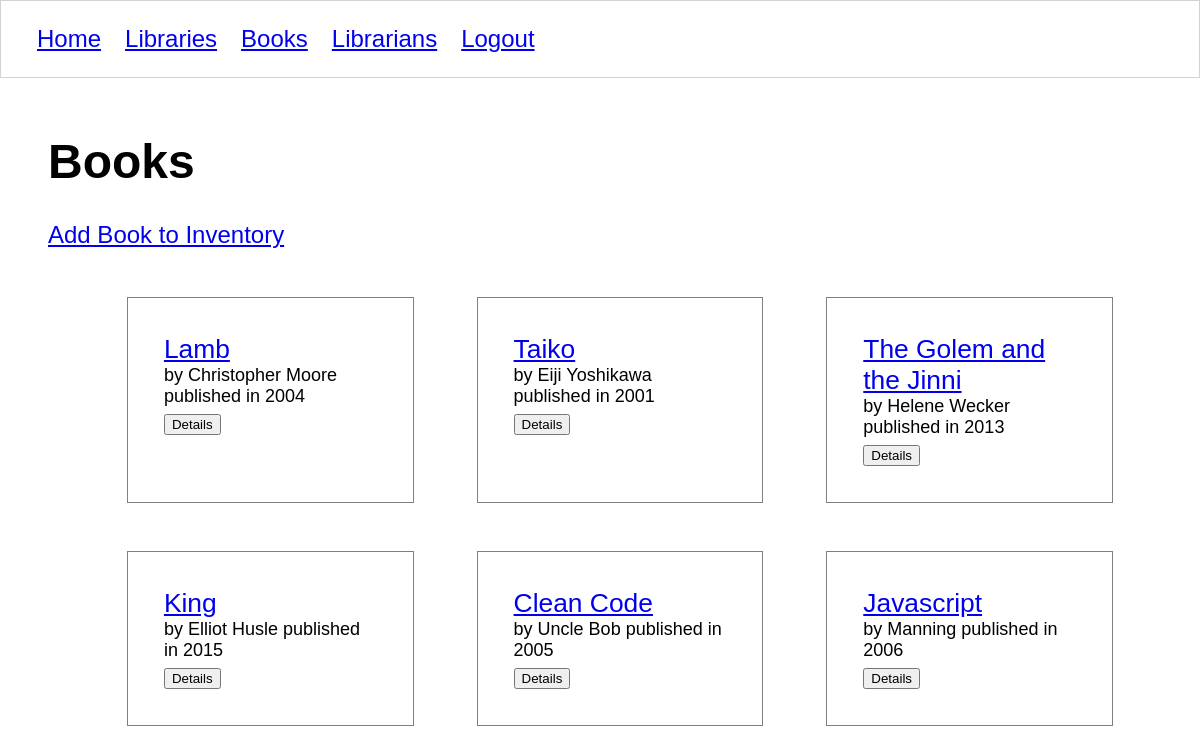
Before: /books/ (signed in) with the older database file.
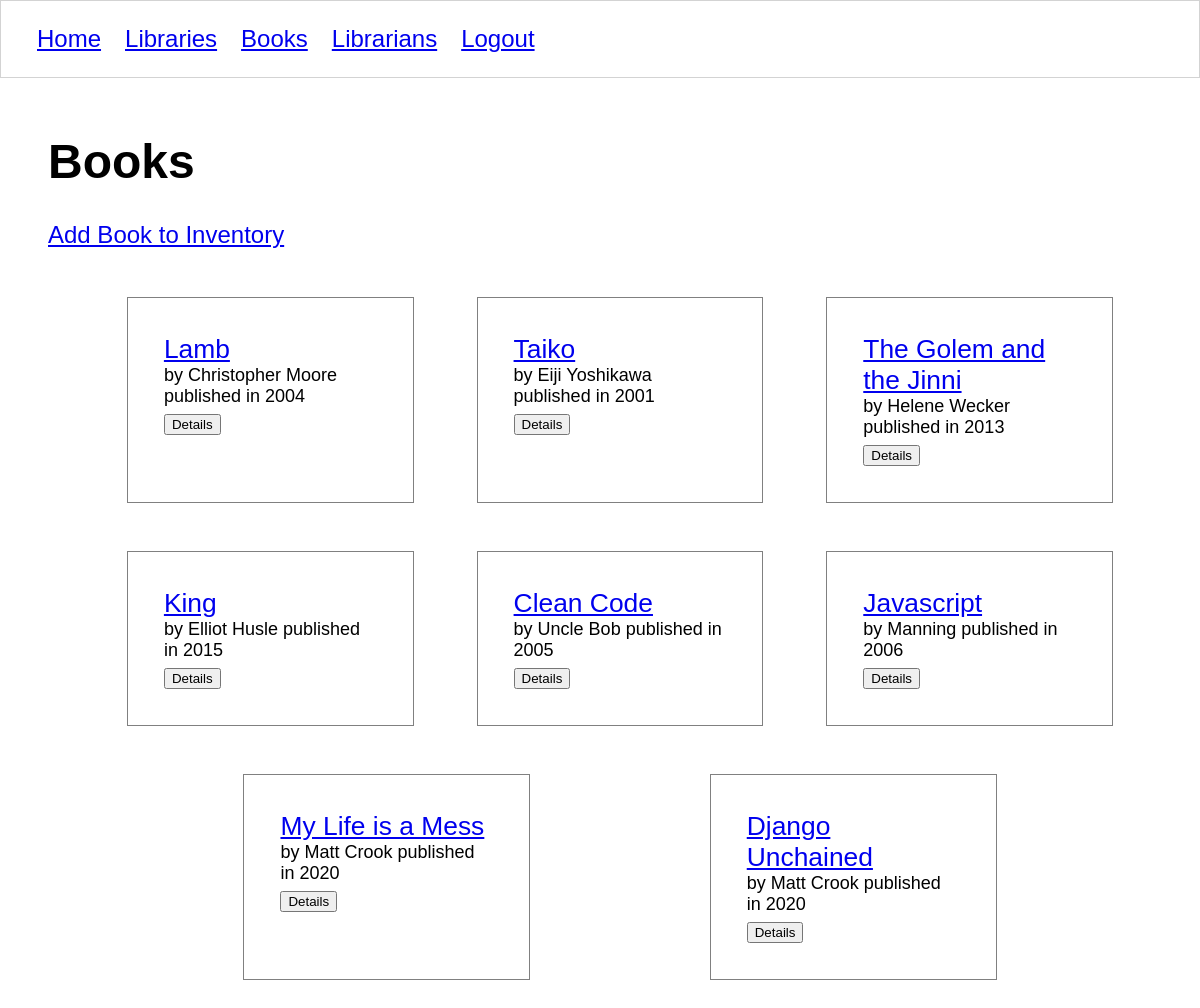
After: the same page with the newer database file.
### libraryapp/models/book.py (models this page shows, shortened)
class Book(models.Model):
    title = models.CharField((""), max_length=50)
    isbn = models.CharField((""), max_length=50)
    author = models.CharField((""), max_length=50)
    year_published = models.IntegerField((""))
    location = models.ForeignKey(Library, on_delete=models.CASCADE)
    librarian = models.ForeignKey(Librarian, on_delete=models.CASCADE)
    class Meta:
        verbose_name = ("book")
        verbose_name_plural = ("books")

### libraryapp/views/books/list.py (the view, shortened to what this page needs)
# urls.py: path('books/', book_list, name='books'),
@login_required
def book_list(request):
    if request.method == 'GET':
        with sqlite3.connect(Connection.db_path) as conn:
            conn.row_factory = model_factory(Book)
            db_cursor = conn.cursor()
            db_cursor.execute("""
            SELECT
                b.id,
                b.title,
                b.isbn,
                b.author,
                b.year_published,
                b.librarian_id,
                b.location_id
            FROM libraryapp_book b
            """)
            all_books = db_cursor.fetchall()
        template = 'books/list.html'
        context = {
            'all_books': all_books
        }
        return render(request, template, context)

### libraryapp/models/modelfactory.py (called while the page is built)
def model_factory(model_type):
    def create(cursor, row):
        instance = model_type()
        smart_row = sqlite3.Row(cursor, row)
        for col in smart_row.keys():
            setattr(instance, col, smart_row[col])
        return instance
    return create

### libraryapp/templates/books/list.html (shortened to what this page needs)
{% extends 'shared/base.html' %}
{% load static %}
{% block css %}
    <link rel="stylesheet" href="{% static 'styles/books.css' %}" />
{% endblock %}
{% block content %}
    <h1>Books</h1>
    <a href="{% url 'libraryapp:book_form' %}">Add Book to Inventory</a>
    <ol class="books">
    {% for book in all_books %}
        <li class="book">
            <a class="book__title" href="{% url 'libraryapp:book' book.id %}"> {{ book.title }}</a>
            <div class="book__description">
                by {{book.author}} published in {{book.year_published}}
            </div>
            <button id="detail--{{ book.id }}">Details</button>
        </li>
    {% endfor %}
    </ol>
{% endblock %}

### libraryapp/templates/shared/base.html (shortened to what this page needs)
{% load static %}
<!DOCTYPE html>
<html>
<head>
    <link rel="stylesheet" href="{% static 'styles/base.css' %}" />
    {% block css %}
    {% endblock %}
</head>
<body>
    <nav id="site-nav">
        <ol class="navList">
            <li class="navList__route"><a href="{% url 'libraryapp:home' %}">Home</a></li>
            <li class="navList__route"><a href="{% url 'libraryapp:libraries' %}">Libraries</a></li>
            <li class="navList__route"><a href="{% url 'libraryapp:books' %}">Books</a></li>
            <li class="navList__route"><a href="{% url 'libraryapp:librarians' %}">Librarians</a></li>
            <li class="navList__route"><a href="{% url 'libraryapp:logout' %}">Logout</a></li>
        </ol>
    </nav>
    <main class="main-content">
        {% block content %}
        {% endblock %}
    </main>
</body>
</html>

### libraryapp/static/styles/base.css (style rules this page uses)
body { margin: 0; padding: 0; font-size: 1.5em; font-family: "Gill Sans", "Gill Sans MT", Calibri, "Trebuchet MS", sans-serif; }
.main-content { padding: 1em 2em; }
.navList { list-style-type: none; display: flex; border: 1px solid lightgray; padding: 1em; margin: 0; }
.navList__route { margin: 0 0.5em; }

### libraryapp/static/styles/books.css (style rules this page uses)
.books { list-style: none; display: flex; flex-wrap: wrap; justify-content: space-evenly; }
.book { flex-basis: 20%; padding: 0 2em 0.5em 2em; border: 1px solid gray; margin: 1em; padding: 1.5em; }
.book__title { font-size: 1.1em; }
.book__description { font-size: 0.75em; }

Changed rows visible on the page:
added Book: title "My Life is a Mess", author "Matt Crook", year_published "2020"
added Book: title "Django Unchained", author "Matt Crook", year_published "2020"
